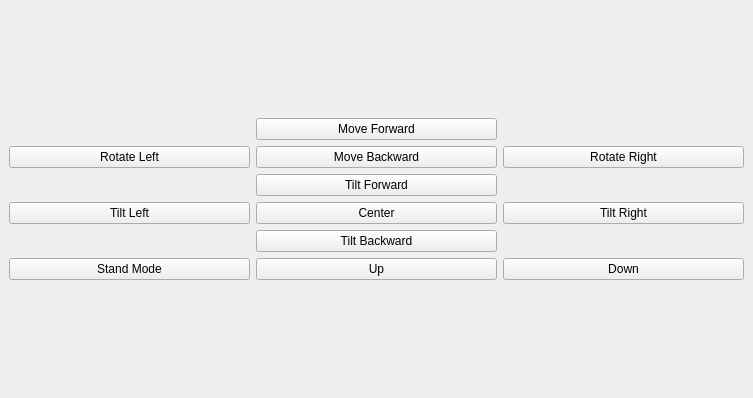
<?xml version="1.0" encoding="UTF-8"?>
<ui version="4.0">
 <class>MainWindow</class>
 <widget class="QMainWindow" name="MainWindow">
  <property name="geometry">
   <rect>
    <x>0</x>
    <y>0</y>
    <width>753</width>
    <height>398</height>
   </rect>
  </property>
  <property name="windowTitle">
   <string>Diablo Control GUI</string>
  </property>
  <widget class="QWidget" name="centralwidget">
   <layout class="QGridLayout" name="gridLayout">
    <item row="1" column="1">
     <layout class="QGridLayout" name="gridLayout_2">
      <item row="1" column="1">
       <widget class="QPushButton" name="btn_rotate_left">
        <property name="text">
         <string>Rotate Left</string>
        </property>
       </widget>
      </item>
      <item row="1" column="3">
       <widget class="QPushButton" name="btn_backward">
        <property name="text">
         <string>Move Backward</string>
        </property>
       </widget>
      </item>
      <item row="8" column="3">
       <widget class="QPushButton" name="btn_up">
        <property name="text">
         <string>Up</string>
        </property>
       </widget>
      </item>
      <item row="7" column="3">
       <widget class="QPushButton" name="btn_tilt_backward">
        <property name="text">
         <string>Tilt Backward</string>
        </property>
       </widget>
      </item>
      <item row="1" column="4">
       <widget class="QPushButton" name="btn_rotate_right">
        <property name="text">
         <string>Rotate Right</string>
        </property>
       </widget>
      </item>
      <item row="0" column="3">
       <widget class="QPushButton" name="btn_forward">
        <property name="enabled">
         <bool>true</bool>
        </property>
        <property name="text">
         <string>Move Forward</string>
        </property>
       </widget>
      </item>
      <item row="8" column="4">
       <widget class="QPushButton" name="btn_down">
        <property name="text">
         <string>Down</string>
        </property>
       </widget>
      </item>
      <item row="8" column="1">
       <widget class="QPushButton" name="btn_stand_mode">
        <property name="text">
         <string>Stand Mode</string>
        </property>
       </widget>
      </item>
      <item row="5" column="3">
       <widget class="QPushButton" name="btn_tilt_forward">
        <property name="text">
         <string>Tilt Forward</string>
        </property>
       </widget>
      </item>
      <item row="6" column="3">
       <widget class="QPushButton" name="btn_tilt_center">
        <property name="text">
         <string>Center</string>
        </property>
       </widget>
      </item>
      <item row="6" column="1">
       <widget class="QPushButton" name="btn_tilt_left">
        <property name="text">
         <string>Tilt Left</string>
        </property>
       </widget>
      </item>
      <item row="6" column="4">
       <widget class="QPushButton" name="btn_tilt_right">
        <property name="text">
         <string>Tilt Right</string>
        </property>
       </widget>
      </item>
     </layout>
    </item>
   </layout>
  </widget>
 </widget>
 <resources/>
 <connections/>
</ui>
